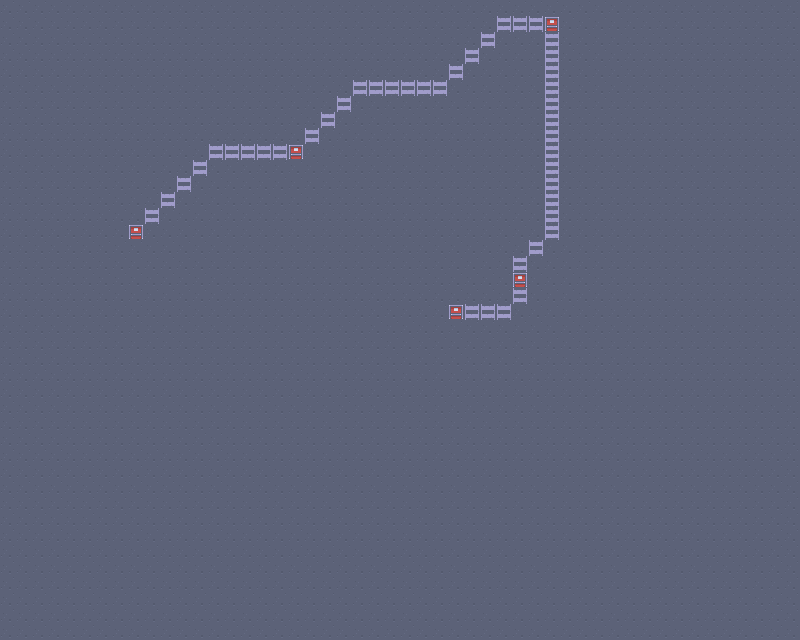

A level layout from a 2D game, rendered from its tile map. Below: a short description, then the map file with tile-grid data replaced by summaries:
An orthogonal 50x40 tile map with 16x16 px tiles, 1 tile layer (metro).

<map version="1.10" tiledversion="1.10.2" orientation="orthogonal" renderorder="right-down" width="50" height="40" tilewidth="16" tileheight="16" infinite="0" nextlayerid="10" nextobjectid="1">
 <tileset firstgid="1" source="urbanRPG.tsx" />
 <layer id="1" name="metro" width="50" height="40">
  <data>[2000 cells, 2000 non-empty, 3 distinct tile ids]</data>
 </layer>
</map>
